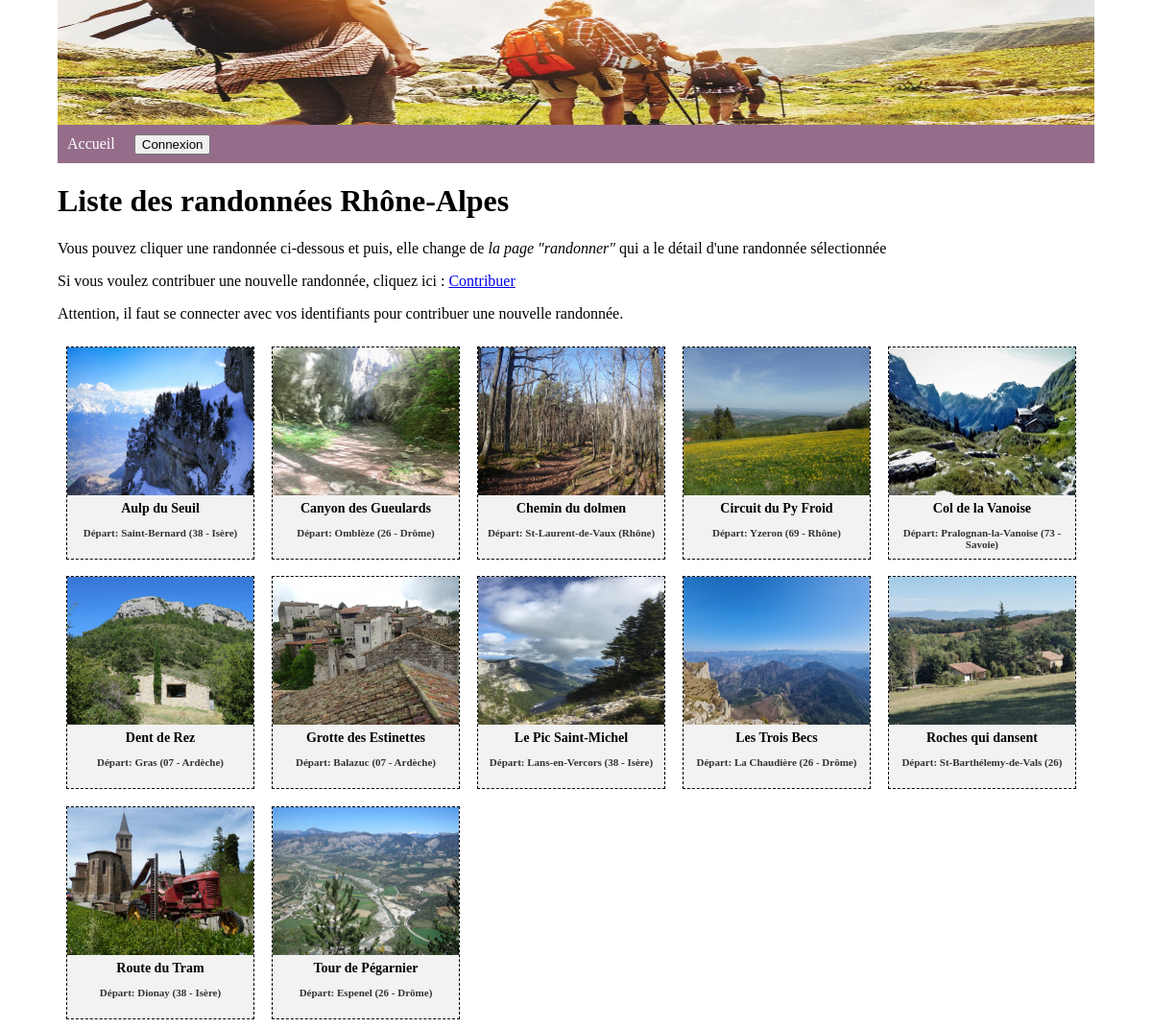
The page / on the database its author committed.
### tables this page shows
CREATE TABLE `tbl_randonnee` (
  `nomDeRandonnee` varchar(250) NOT NULL,
  `depart` varchar(250) NOT NULL,
  `description` text NOT NULL,
  `score` int(11) NOT NULL,
  `photo` varchar(50) NOT NULL,
  `id_randonnee` int(11) NOT NULL
);

### pages/main/acceuil.php (the view)
<?php
$sql_randonnee = "SELECT * FROM tbl_randonnee ORDER BY tbl_randonnee.nomDeRandonnee ASC";
$query_randonnee = mysqli_query($mysqli, $sql_randonnee);
?>
<h1>Liste des randonnées Rhône-Alpes </h1>
<p> Vous pouvez cliquer une randonnée ci-dessous et puis,
    elle change de <em>la page "randonner"</em> qui a le détail d'une randonnée sélectionnée </p>
<p>Si vous voulez contribuer une nouvelle randonnée, cliquez ici : <a href="index.php?gestion=connexion">Contribuer</a></p>
<p>Attention, il faut se connecter avec vos identifiants pour contribuer une nouvelle randonnée.</p>
<ul class="list_randonnee">
    <?php
    while ($row_randonnee = mysqli_fetch_array($query_randonnee)) {
    ?>
        <li>
            <a href="index.php?gestion=randonner&id_randonnee=<?php echo $row_randonnee['id_randonnee'] ?>">
                <img style="height: 70%;" src="../../images/<?php echo $row_randonnee['photo'] ?>">
                <p class="nom_randonnee"><?php echo $row_randonnee['nomDeRandonnee'] ?></p>
                <p class="adress_randonnee">Départ: <?php echo $row_randonnee['depart'] ?></p>
            </a>
        </li>
    <?php
    }
    ?>
</ul>

### index.php (shortened to what this page needs)
<!DOCTYPE html>
<html lang="en">
<head>
    <link rel="stylesheet" href="css/style.css">
</head>
<body>
    <div class="wrapper">
        <?php
        include("pages/header.php");
        include("pages/menu.php");
        include("pages/main.php");
        ?>
    </div>
</body>
</html>

### pages/header.php
<div class="header">
        </div>

### pages/menu.php (shortened to what this page needs)
<div class="menu">
    <ul class="list-menu">
        <li><a href="index.php">Accueil</a></li>
        <?php
        if (!isset($_SESSION['id'], $_SESSION['identifiant'])) {
        ?>
            <li>
                <form action="index.php?gestion=connexion" method="POST" name="connexion">
                    <input name="connexion" type="submit" value="Connexion">
                </form>
            </li>
        <?php }
        ?>
    </ul>
</div>

### pages/main.php
<div id="main">
            <?php
            if(isset($_GET['gestion'])){
                $var = $_GET['gestion'];
            }else{
                $var ='';
            }
            if($var=='listrandonnee'){
                include("main/randonner.php");
            }elseif($var=='contribuer'){
                include("main/contribuer.php");
            }elseif($var=='connexion'){
                include("main/connexion.php");
            }elseif($var=='randonner'){
                include("main/randonner.php");
            }elseif($var=='loginOUlogout'){
                include("main/session_login_logout.php");
            }
            else{
                include("main/acceuil.php");
            }
            ?>
        </div>

### css/style.css (style rules this page uses)
body { margin:0; padding: 0; }
.wrapper { height: auto; width: 90%; margin:0 auto; }
.header { background-image: url("../images/header.jpg"); background-repeat: no-repeat; background-size: 100% 130px; height: 130px; width: 100%; }
.menu { height: 40px; width: 100%; background:#956d8b ; }
#main { height: 500px; width: 100%; }
ul.list-menu { padding: 0; list-style: none; margin:0 auto; line-height: 20px; }
ul.list-menu li { float: left; margin: 5px; padding:5px; }
ul.list-menu li a { text-decoration: none; text-align: center; color: #ffff; }
ul.list_randonnee { padding: 0; margin: 0; list-style: none; width: 100%; }
ul.list_randonnee li { width: 18%; border: 1px dashed #000; margin: 8.8px; float: left; background:#f2f2f2 ; height: 220px; }
ul.list_randonnee li a { text-decoration: none; }
ul.list_randonnee li img { width: 100%; }
p.nom_randonnee { text-align: center; color: #000; font-size: 14px; font-weight: bold; margin: 2px; }
p.adress_randonnee { text-align: center; color: #333333; font-size: 11px; font-weight: bold; }

### rows shown on the page
tbl_randonnee: photo (picture), nomDeRandonnee "Aulp du Seuil", depart "Saint-Bernard (38 - Isère)"
tbl_randonnee: photo (picture), nomDeRandonnee "Canyon des Gueulards", depart "Omblèze (26 - Drôme)"
tbl_randonnee: photo (picture), nomDeRandonnee "Chemin du dolmen", depart "St-Laurent-de-Vaux (Rhône)"
tbl_randonnee: photo (picture), nomDeRandonnee "Circuit du Py Froid", depart "Yzeron (69 - Rhône)"
tbl_randonnee: photo (picture), nomDeRandonnee "Col de la Vanoise", depart "Pralognan-la-Vanoise (73 - Savoie)"
tbl_randonnee: photo (picture), nomDeRandonnee "Dent de Rez", depart "Gras (07 - Ardèche)"
tbl_randonnee: photo (picture), nomDeRandonnee "Grotte des Estinettes", depart "Balazuc (07 - Ardèche)"
tbl_randonnee: photo (picture), nomDeRandonnee "Le Pic Saint-Michel", depart "Lans-en-Vercors (38 - Isère)"
tbl_randonnee: photo (picture), nomDeRandonnee "Les Trois Becs", depart "La Chaudière (26 - Drôme)"
tbl_randonnee: photo (picture), nomDeRandonnee "Roches qui dansent", depart "St-Barthélemy-de-Vals (26)"
tbl_randonnee: photo (picture), nomDeRandonnee "Route du Tram", depart "Dionay (38 - Isère)"
tbl_randonnee: photo (picture), nomDeRandonnee "Tour de Pégarnier", depart "Espenel (26 - Drôme)"
